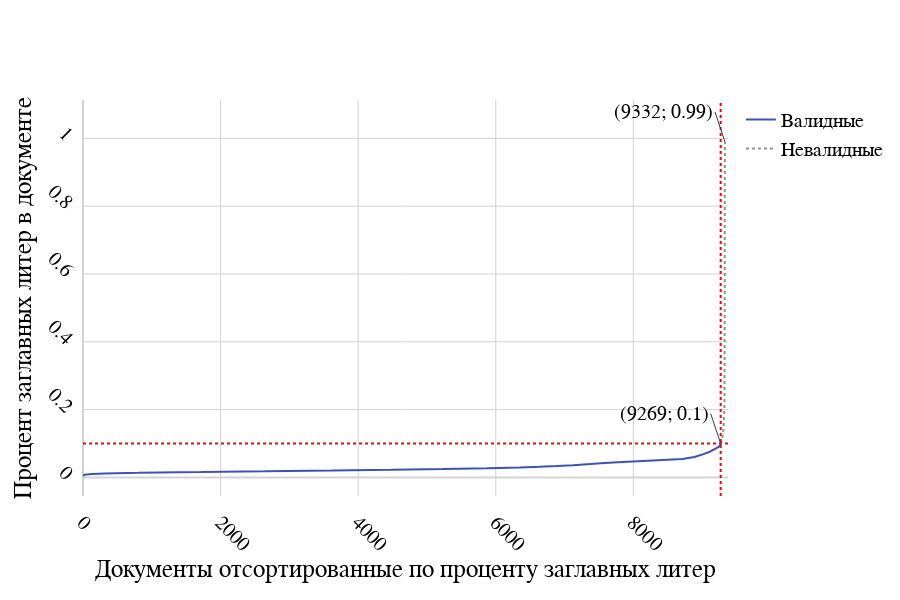

The notebook cell this image was saved under:
### Markdown cell above
# UPPERCASE

### Code cell
figure(
    stats['uppercase']['stats'], 
    CONFIG['uppercase_threshold'], 
    'Документы отсортированные по проценту заглавных литер', 
    'Процент заглавных литер в документе',
    f'{RESOURCES}/figures/uppercase.png',
    invert=True
)

### Figure 1 — Plotly figure (JSON) as saved in the notebook; plotly's stock layout.template omitted (floating-point values rounded to 4 significant figures; data arrays with more than 128 entries replaced by an {"elided": "..."} marker saying what was removed)
{"data": [{"mode": "lines", "name": "Валидные", "type": "scatter", "x": {"elided": "9269 int values"}, "y": {"elided": "9269 float values"}}, {"line": {"dash": "dot"}, "mode": "lines", "name": "Невалидные", "type": "scatter", "x": [9269, 9270, 9271, 9272, 9273, 9274, 9275, 9276, 9277, 9278, 9279, 9280, 9281, 9282, 9283, 9284, 9285, 9286, 9287, 9288, 9289, 9290, 9291, 9292, 9293, 9294, 9295, 9296, 9297, 9298, 9299, 9300, 9301, 9302, 9303, 9304, 9305, 9306, 9307, 9308, 9309, 9310, 9311, 9312, 9313, 9314, 9315, 9316, 9317, 9318, 9319, 9320, 9321, 9322, 9323, 9324, 9325, 9326, 9327, 9328, 9329, 9330, 9331], "y": [0.1, 0.1002, 0.1004, 0.1006, 0.1019, 0.1024, 0.1026, 0.1028, 0.1032, 0.1044, 0.1046, 0.1048, 0.105, 0.1061, 0.108, 0.1121, 0.1131, 0.1135, 0.1143, 0.1153, 0.1166, 0.1198, 0.1204, 0.1219, 0.1224, 0.1244, 0.1253, 0.1259, 0.1261, 0.1262, 0.1269, 0.1277, 0.1287, 0.1292, 0.1298, 0.1302, 0.1303, 0.1333, 0.1351, 0.1365, 0.1385, 0.1386, 0.1409, 0.1421, 0.1431, 0.1451, 0.1485, 0.1536, 0.1548, 0.1579, 0.1722, 0.1841, 0.1841, 0.1853, 0.1979, 0.2091, 0.2346, 0.2497, 0.4487, 0.8624, 0.9362, 0.9847, 0.9892]}], "layout": {"annotations": [{"showarrow": true, "text": "(9269; 0.1)", "x": 9269, "xanchor": "right", "y": 0.1}, {"showarrow": true, "text": "(9332; 0.99)", "x": 9332, "xanchor": "right", "y": 0.9892}], "colorway": ["rgba(63, 81, 181, 1.0)", "#919191"], "font": {"color": "black", "family": "Times New Roman", "size": 20}, "height": 600, "margin": {"pad": 10}, "plot_bgcolor": "rgba(0, 0, 0, 0)", "shapes": [{"line": {"color": "red", "dash": "dot", "width": 2}, "type": "line", "x0": 9269, "x1": 9269, "xref": "x", "y0": 0, "y1": 1, "yref": "y domain"}, {"line": {"color": "red", "dash": "dot", "width": 2}, "type": "line", "x0": 0, "x1": 1, "xref": "x domain", "y0": 0.1, "y1": 0.1, "yref": "y"}], "width": 900, "xaxis": {"gridcolor": "lightgrey", "showgrid": true, "tickangle": 45, "tickformat": "000", "ticklen": 10, "title": {"font": {"color": "black", "family": "Times New Roman", "size": 25}, "text": "Документы отсортированные по проценту заглавных литер"}, "zerolinecolor": "lightgrey"}, "yaxis": {"gridcolor": "lightgrey", "showgrid": true, "tickangle": 45, "tickformat": "000", "ticklen": 10, "title": {"font": {"color": "black", "family": "Times New Roman", "size": 25}, "text": "Процент заглавных литер в документе"}, "zerolinecolor": "lightgrey"}}}
